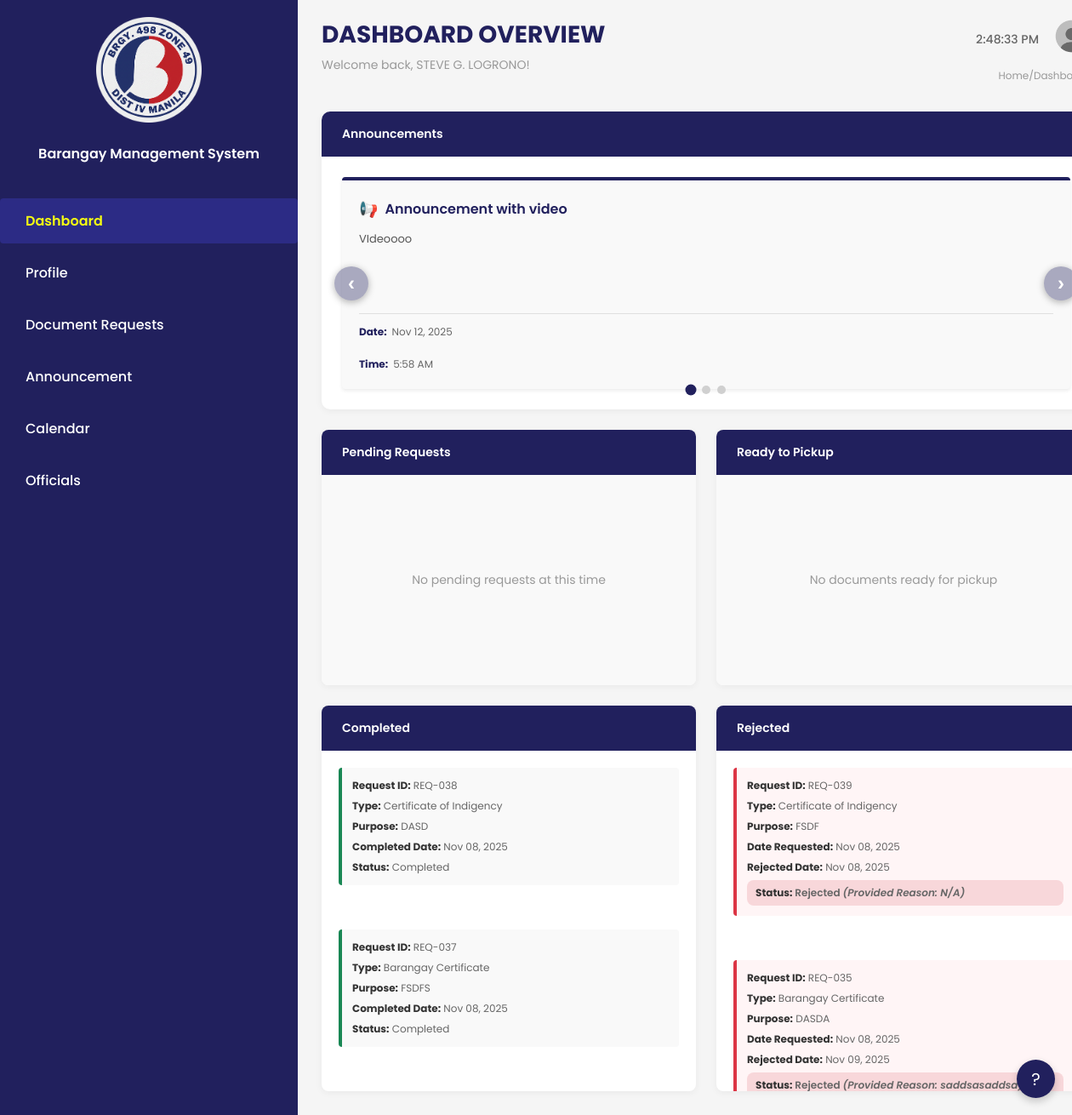
The page /user-dashboard/user-dashboard.php (signed in) on the database its author committed.
### tables this page shows
CREATE TABLE `announcements` (
  `announcement_id` int(11) NOT NULL,
  `title` varchar(255) NOT NULL,
  `message` text NOT NULL,
  `send_to` enum('all','residents','officials') NOT NULL DEFAULT 'all',
  `scheduled_date` datetime NOT NULL,
  `image_path` varchar(500) DEFAULT NULL,
  `video_path` varchar(500) DEFAULT NULL,
  `created_at` timestamp NOT NULL DEFAULT current_timestamp(),
  `updated_at` timestamp NOT NULL DEFAULT current_timestamp() ON UPDATE current_timestamp()
);

CREATE TABLE `document_requests` (
  `request_id` int(11) NOT NULL,
  `user_id` int(11) DEFAULT NULL,
  `date_requested` datetime DEFAULT current_timestamp(),
  `resident_name` varchar(255) NOT NULL,
  `document_type` enum('Barangay Certificate','Certificate of Indigency','Proof of Residency','Barangay Business Permit','Barangay ID','First Time Job Seeker Certificate') NOT NULL,
  `purpose` text NOT NULL,
  `status` enum('pending','processing','ready','completed','rejected') DEFAULT 'pending',
  `rejection_reason` text DEFAULT NULL,
  `contact_number` varchar(20) DEFAULT NULL,
  `expected_date` date DEFAULT NULL,
  `additional_notes` text DEFAULT NULL,
  `selfie_image` varchar(255) DEFAULT NULL,
  `id_image` varchar(255) DEFAULT NULL,
  `date_updated` datetime DEFAULT current_timestamp() ON UPDATE current_timestamp()
);

### user-dashboard/user-dashboard.php (the view, shortened to what this page needs)
<?php
$username = $_SESSION['username'];
$full_name = isset($_SESSION['full_name']) ? $_SESSION['full_name'] : $username;
$user_id = $_SESSION['user_id'];
require_once '../user-request/db_connection.php';
$pending_requests = [];
$ready_requests = [];
$completed_requests = [];
$sql_completed = "SELECT * FROM document_requests
                  WHERE user_id = ?
                  AND status = 'completed'
                  ORDER BY date_requested DESC";
$stmt = $conn->prepare($sql_completed);
$stmt->bind_param("i", $user_id);
$stmt->execute();
$result_completed = $stmt->get_result();
while($row = $result_completed->fetch_assoc()) {
    $completed_requests[] = $row;
}
$rejected_requests = [];
$sql_rejected = "SELECT * FROM document_requests
                 WHERE user_id = ?
                 AND status = 'rejected'
                 ORDER BY date_requested DESC";
$stmt = $conn->prepare($sql_rejected);
$stmt->bind_param("i", $user_id);
$stmt->execute();
$result_rejected = $stmt->get_result();
while($row = $result_rejected->fetch_assoc()) {
    $rejected_requests[] = $row;
}
$announcements = [];
$check_table = $conn->query("SHOW TABLES LIKE 'announcements'");
if ($check_table && $check_table->num_rows > 0) {
    $sql_announcements = "SELECT * FROM announcements
                          WHERE send_to IN ('all', 'residents')
                          AND scheduled_date <= NOW()
                          ORDER BY scheduled_date DESC
                          LIMIT 3";
    $result_announcements = $conn->query($sql_announcements);
    if ($result_announcements && $result_announcements->num_rows > 0) {
        while($row = $result_announcements->fetch_assoc()) {
            $announcements[] = $row;
        }
    }
}
?>
<!DOCTYPE html>
<html lang="en">
<head>
    <link rel="stylesheet" href="../user-dashboard/user-dashboard.css" />
    <link rel="stylesheet" href="../preloader/preloader.css">
    <link rel="stylesheet" href="../logout-modal.css">
    <link rel="stylesheet" href="../user-chatbot/chatbot.css">
</head>
<body>
    <div class="container">
        <aside class="sidebar">
            <div class="logo-section">
                <img src="../images/barangay-logo.png" alt="Barangay 498 Logo" class="barangay-logo" />
                <h2>Barangay Management System</h2>
            </div>
            <nav class="nav-menu">
                <a href="../user-dashboard/user-dashboard.php" class="nav-item active">
                    <span class="nav-label">Dashboard</span>
                </a>
                <a href="../user-profile/user-profile.php" class="nav-item">
                    <span class="nav-label">Profile</span>
                </a>
                <a href="../user-request/user_request.php" class="nav-item">
                    <span class="nav-label">Document Requests</span>
                </a>
                <a href="../user-announcement/user-announcement.php" class="nav-item">
                    <span class="nav-label">Announcement</span>
                </a>
                <a href="../user-calendar/user-calendar.php" class="nav-item">
                    <span class="nav-label">Calendar</span>
                </a>
                <a href="../user-officials/user-officials.php" class="nav-item">
                    <span class="nav-label">Officials</span>
                </a>
            </nav>
        </aside>
        <main class="main-content">
            <header class="header">
                <div class="header-left">
                    <section class="overview-section">
                        <div class="overview-header">
                            <h2>DASHBOARD OVERVIEW</h2>
                            <p class="welcome-text">Welcome back, <?php echo htmlspecialchars($full_name); ?>!</p>
                        </div>
                    </section>
                </div>
                <div class="right-header">
                    <div class="time-and-logo">
                        <p id="time">12:00:00 AM</p>
                        <a href="#" id="logoutBtn">
                            <img src="../images/logout.png" alt="logout" class="logout-logo"/>
                        </a>
                    </div>
                    <p class="right-sub">Home/Dashboard</p>
                </div>
            </header>
            <div class="content">
                <section class="announcements-section">
                    <h3 class="section-title">Announcements</h3>
                    <div class="announcements-list">
                        <?php if (count($announcements) > 0): ?>
                            <?php foreach ($announcements as $index => $announcement): ?>
                                <?php $scheduled_date = new DateTime($announcement['scheduled_date']); ?>
                                <div class="announcement-card <?php echo $index === 0 ? 'active' : ''; ?>">
                                    <h4><?php echo htmlspecialchars($announcement['title']); ?></h4>
                                    <p><?php echo htmlspecialchars(substr($announcement['message'], 0, 150)) . (strlen($announcement['message']) > 150 ? '...' : ''); ?></p>
                                    <div class="details">
                                        <span><?php echo $scheduled_date->format('M d, Y'); ?></span>
                                        <span><?php echo $scheduled_date->format('g:i A'); ?></span>
                                    </div>
                                </div>
                            <?php endforeach; ?>
                            <div class="announcement-bullets">
                                <?php foreach ($announcements as $index => $announcement): ?>
                                    <div class="bullet <?php echo $index === 0 ? 'active' : ''; ?>" data-index="<?php echo $index; ?>"></div>
                                <?php endforeach; ?>
                            </div>
                        <?php else: ?>
                            <div class="empty-state">
                                <p>No announcements at this time</p>
                            </div>
                        <?php endif; ?>
                    </div>
                </section>
                <section class="pending-request-section">
                    <h3 class="section-title">Pending Requests</h3>
                    <div class="pending-request-list">
                        <?php if (count($pending_requests) > 0): ?>
                            <?php foreach ($pending_requests as $req): ?>
                                <div class="pending-request-card">
                                    <div class="details">
                                        <p><strong>Request ID:</strong> REQ-<?php echo str_pad($req['id'] ?? $req['request_id'], 3, '0', STR_PAD_LEFT); ?></p>
                                        <p><strong>Type:</strong> <?php echo htmlspecialchars($req['document_type']); ?></p>
                                        <p><strong>Purpose:</strong> <?php echo htmlspecialchars($req['purpose']); ?></p>
                                        <p><strong>Date Requested:</strong> <?php echo date('M d, Y', strtotime($req['date_requested'])); ?></p>
                                        <p><strong>Expected Date:</strong> <?php echo date('M d, Y', strtotime($req['expected_date'])); ?></p>
                                        <p class="status-<?php echo strtolower($req['status']); ?>">
                                            <strong>Status:</strong> <?php echo ucfirst(htmlspecialchars($req['status'])); ?>
                                        </p>
                                    </div>
                                </div>
                            <?php endforeach; ?>
                        <?php else: ?>
                            <div class="empty-state">
                                <p>No pending requests at this time</p>
                            </div>
                        <?php endif; ?>
                    </div>
                </section>
                <section class="ready-pickup-section">
                    <h3 class="section-title">Ready to Pickup</h3>
                    <div class="ready-pickup-list">
                        <?php if (count($ready_requests) > 0): ?>
                            <?php foreach ($ready_requests as $req): ?>
                                <div class="ready-pickup-card">
                                    <div class="details">
                                        <p><strong>Request ID:</strong> REQ-<?php echo str_pad($req['id'] ?? $req['request_id'], 3, '0', STR_PAD_LEFT); ?></p>
                                        <p><strong>Type:</strong> <?php echo htmlspecialchars($req['document_type']); ?></p>
                                        <p><strong>Purpose:</strong> <?php echo htmlspecialchars($req['purpose']); ?></p>
                                        <p><strong>Expected Date:</strong> <?php echo date('M d, Y', strtotime($req['expected_date'])); ?></p>
                                        <p class="status-ready"><strong>Status:</strong> Ready for Pickup</p>
                                    </div>
                                </div>
                            <?php endforeach; ?>
                        <?php else: ?>
                            <div class="empty-state">
                                <p>No documents ready for pickup</p>
                            </div>
                        <?php endif; ?>
                    </div>
                </section>
                <section class="complete-request-section">
                    <h3 class="section-title">Completed</h3>
                    <div class="completed-request-list">
                        <?php if (count($completed_requests) > 0): ?>
                            <?php foreach ($completed_requests as $req): ?>
                                <div class="completed-request-card">
                                    <div class="details">
                                        <p><strong>Request ID:</strong> REQ-<?php echo str_pad($req['id'] ?? $req['request_id'], 3, '0', STR_PAD_LEFT); ?></p>
                                        <p><strong>Type:</strong> <?php echo htmlspecialchars($req['document_type']); ?></p>
                                        <p><strong>Purpose:</strong> <?php echo htmlspecialchars($req['purpose']); ?></p>
                                        <p><strong>Completed Date:</strong> <?php echo date('M d, Y', strtotime($req['date_completed'] ?? $req['date_requested'])); ?></p>
                                        <p class="status-completed"><strong>Status:</strong> Completed</p>
                                    </div>
                                </div>
                            <?php endforeach; ?>
                        <?php else: ?>
                            <div class="empty-state">
                                <p>No completed requests at this time</p>
                            </div>
                        <?php endif; ?>
                    </div>
                </section>
                <section class="rejected-request-section">
                    <h3 class="section-title">Rejected</h3>
                    <div class="rejected-request-list">
                        <?php if (count($rejected_requests) > 0): ?>
                            <?php foreach ($rejected_requests as $req): ?>
                                <div class="rejected-request-card">
                                    <div class="details">
                                        <p><strong>Request ID:</strong> REQ-<?php echo str_pad($req['id'] ?? $req['request_id'], 3, '0', STR_PAD_LEFT); ?></p>
                                        <p><strong>Type:</strong> <?php echo htmlspecialchars($req['document_type']); ?></p>
                                        <p><strong>Purpose:</strong> <?php echo htmlspecialchars($req['purpose']); ?></p>
                                        <p><strong>Date Requested:</strong> <?php echo date('M d, Y', strtotime($req['date_requested'])); ?></p>
                                        <p><strong>Rejected Date:</strong> <?php echo date('M d, Y', strtotime($req['date_updated'] ?? $req['date_requested'])); ?></p>
                                        <p class="status-rejected"><strong>Status:</strong> Rejected
                                            <em>(Provided Reason: <?php echo htmlspecialchars($req['rejection_reason'] ?? 'N/A'); ?>)</em></p>
                                    </div>
                                </div>
                            <?php endforeach; ?>
                        <?php else: ?>
                            <div class="empty-state">
                                <p>No rejected requests at this time</p>
                            </div>
                        <?php endif; ?>
                    </div>
                </section>
                </main>
            </div>
    <div id="chat-toggle">?</div>
</body>
</html>

### user-chatbot/chatbot.css (style rules this page uses)
#chat-toggle { position: fixed; bottom: 20px; right: 20px; background: #21205d; color: white; font-size: 20px; width: 45px; height: 45px; border-radius: 50%; display: flex; justify-content: center; align-items: center; cursor: pointer; box-shadow: 0 4px 10px rgba(0, 0, 0, 0.2); }

### rows shown on the page
announcements: title "Announcement with video", message "VIdeoooo", scheduled_date "Nov 12, 2025", scheduled_date "5:58 AM"
document_requests: request_id "038", document_type "Certificate of Indigency", purpose "DASD", date_requested "Nov 08, 2025"
document_requests: request_id "037", document_type "Barangay Certificate", purpose "FSDFS", date_requested "Nov 08, 2025"
document_requests: request_id "039", document_type "Certificate of Indigency", purpose "FSDF", date_requested "Nov 08, 2025", date_updated "Nov 08, 2025", rejection_reason "N/A"
document_requests: request_id "035", document_type "Barangay Certificate", purpose "DASDA", date_requested "Nov 08, 2025", date_updated "Nov 09, 2025", rejection_reason "saddsasaddsa"

### other values the page prints
$full_name "STEVE G. LOGRONO"
